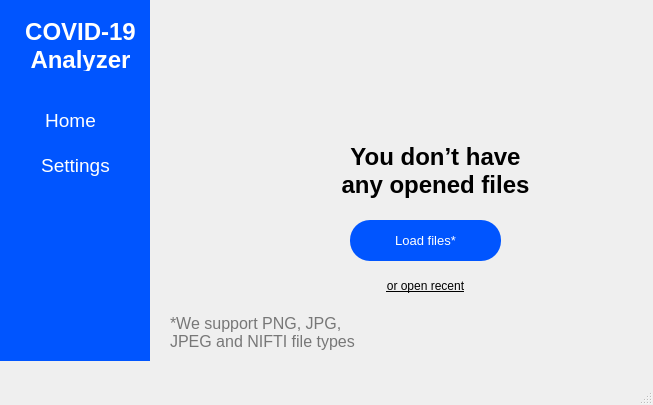
<?xml version="1.0" encoding="UTF-8"?>
<ui version="4.0">
 <class>MainWindow</class>
 <widget class="QMainWindow" name="MainWindow">
  <property name="windowModality">
   <enum>Qt::NonModal</enum>
  </property>
  <property name="enabled">
   <bool>true</bool>
  </property>
  <property name="geometry">
   <rect>
    <x>0</x>
    <y>0</y>
    <width>653</width>
    <height>405</height>
   </rect>
  </property>
  <property name="minimumSize">
   <size>
    <width>653</width>
    <height>405</height>
   </size>
  </property>
  <property name="maximumSize">
   <size>
    <width>653</width>
    <height>405</height>
   </size>
  </property>
  <property name="windowTitle">
   <string>MainWindow</string>
  </property>
  <property name="autoFillBackground">
   <bool>false</bool>
  </property>
  <widget class="QWidget" name="centralwidget">
   <widget class="QWidget" name="widget" native="true">
    <property name="geometry">
     <rect>
      <x>0</x>
      <y>0</y>
      <width>150</width>
      <height>361</height>
     </rect>
    </property>
    <property name="sizePolicy">
     <sizepolicy hsizetype="Preferred" vsizetype="Preferred">
      <horstretch>0</horstretch>
      <verstretch>0</verstretch>
     </sizepolicy>
    </property>
    <property name="minimumSize">
     <size>
      <width>150</width>
      <height>361</height>
     </size>
    </property>
    <property name="contextMenuPolicy">
     <enum>Qt::NoContextMenu</enum>
    </property>
    <property name="autoFillBackground">
     <bool>false</bool>
    </property>
    <property name="styleSheet">
     <string notr="true">background-color: rgb(0, 85, 255)</string>
    </property>
    <widget class="QLabel" name="label">
     <property name="geometry">
      <rect>
       <x>10</x>
       <y>20</y>
       <width>141</width>
       <height>51</height>
      </rect>
     </property>
     <property name="sizePolicy">
      <sizepolicy hsizetype="Preferred" vsizetype="Fixed">
       <horstretch>0</horstretch>
       <verstretch>0</verstretch>
      </sizepolicy>
     </property>
     <property name="minimumSize">
      <size>
       <width>121</width>
       <height>51</height>
      </size>
     </property>
     <property name="font">
      <font>
       <family>Arial</family>
       <pointsize>18</pointsize>
       <weight>75</weight>
       <bold>true</bold>
       <strikeout>false</strikeout>
       <stylestrategy>PreferAntialias</stylestrategy>
       <kerning>true</kerning>
      </font>
     </property>
     <property name="acceptDrops">
      <bool>true</bool>
     </property>
     <property name="layoutDirection">
      <enum>Qt::LeftToRight</enum>
     </property>
     <property name="styleSheet">
      <string notr="true">color: rgb(255, 255, 255)</string>
     </property>
     <property name="text">
      <string>COVID-19 Analyzer</string>
     </property>
     <property name="textFormat">
      <enum>Qt::PlainText</enum>
     </property>
     <property name="scaledContents">
      <bool>false</bool>
     </property>
     <property name="alignment">
      <set>Qt::AlignCenter</set>
     </property>
     <property name="wordWrap">
      <bool>true</bool>
     </property>
    </widget>
    <widget class="QPushButton" name="homeBtn">
     <property name="geometry">
      <rect>
       <x>10</x>
       <y>100</y>
       <width>121</width>
       <height>41</height>
      </rect>
     </property>
     <property name="minimumSize">
      <size>
       <width>75</width>
       <height>23</height>
      </size>
     </property>
     <property name="font">
      <font>
       <family>Arial</family>
       <pointsize>14</pointsize>
      </font>
     </property>
     <property name="cursor">
      <cursorShape>PointingHandCursor</cursorShape>
     </property>
     <property name="autoFillBackground">
      <bool>false</bool>
     </property>
     <property name="styleSheet">
      <string notr="true">color: #fff;</string>
     </property>
     <property name="text">
      <string>Home</string>
     </property>
     <property name="icon">
      <iconset>
       <normaloff>images/home2.png</normaloff>images/home2.png</iconset>
     </property>
     <property name="autoDefault">
      <bool>false</bool>
     </property>
     <property name="flat">
      <bool>true</bool>
     </property>
    </widget>
    <widget class="QPushButton" name="settingsBtn">
     <property name="geometry">
      <rect>
       <x>20</x>
       <y>150</y>
       <width>111</width>
       <height>31</height>
      </rect>
     </property>
     <property name="minimumSize">
      <size>
       <width>75</width>
       <height>23</height>
      </size>
     </property>
     <property name="font">
      <font>
       <family>Arial</family>
       <pointsize>14</pointsize>
      </font>
     </property>
     <property name="cursor">
      <cursorShape>PointingHandCursor</cursorShape>
     </property>
     <property name="autoFillBackground">
      <bool>false</bool>
     </property>
     <property name="styleSheet">
      <string notr="true">color: #fff;</string>
     </property>
     <property name="text">
      <string>Settings</string>
     </property>
     <property name="icon">
      <iconset>
       <normaloff>images/settings2.png</normaloff>images/settings2.png</iconset>
     </property>
     <property name="autoDefault">
      <bool>false</bool>
     </property>
     <property name="flat">
      <bool>true</bool>
     </property>
    </widget>
    <widget class="QLabel" name="label_2">
     <property name="geometry">
      <rect>
       <x>50</x>
       <y>290</y>
       <width>50</width>
       <height>50</height>
      </rect>
     </property>
     <property name="maximumSize">
      <size>
       <width>50</width>
       <height>50</height>
      </size>
     </property>
     <property name="layoutDirection">
      <enum>Qt::LeftToRight</enum>
     </property>
     <property name="text">
      <string/>
     </property>
     <property name="pixmap">
      <pixmap>images/virus 1.png</pixmap>
     </property>
     <property name="scaledContents">
      <bool>true</bool>
     </property>
    </widget>
   </widget>
   <widget class="QLabel" name="label_6">
    <property name="geometry">
     <rect>
      <x>153</x>
      <y>0</y>
      <width>16</width>
      <height>16</height>
     </rect>
    </property>
    <property name="text">
     <string/>
    </property>
   </widget>
   <widget class="QLabel" name="label_7">
    <property name="geometry">
     <rect>
      <x>428</x>
      <y>0</y>
      <width>16</width>
      <height>16</height>
     </rect>
    </property>
    <property name="text">
     <string/>
    </property>
   </widget>
   <widget class="QLabel" name="label_8">
    <property name="geometry">
     <rect>
      <x>238</x>
      <y>116</y>
      <width>16</width>
      <height>16</height>
     </rect>
    </property>
    <property name="text">
     <string/>
    </property>
   </widget>
   <widget class="QLabel" name="label_3">
    <property name="geometry">
     <rect>
      <x>170</x>
      <y>310</y>
      <width>201</width>
      <height>41</height>
     </rect>
    </property>
    <property name="sizePolicy">
     <sizepolicy hsizetype="Preferred" vsizetype="Preferred">
      <horstretch>0</horstretch>
      <verstretch>0</verstretch>
     </sizepolicy>
    </property>
    <property name="minimumSize">
     <size>
      <width>180</width>
      <height>41</height>
     </size>
    </property>
    <property name="font">
     <font>
      <pointsize>12</pointsize>
     </font>
    </property>
    <property name="styleSheet">
     <string notr="true">color: rgb(119, 119, 119)</string>
    </property>
    <property name="text">
     <string>*We support PNG, JPG, JPEG and NIFTI file types</string>
    </property>
    <property name="alignment">
     <set>Qt::AlignBottom|Qt::AlignLeading|Qt::AlignLeft</set>
    </property>
    <property name="wordWrap">
     <bool>true</bool>
    </property>
   </widget>
   <widget class="QPushButton" name="loadBtn">
    <property name="geometry">
     <rect>
      <x>350</x>
      <y>220</y>
      <width>151</width>
      <height>41</height>
     </rect>
    </property>
    <property name="sizePolicy">
     <sizepolicy hsizetype="Preferred" vsizetype="Fixed">
      <horstretch>0</horstretch>
      <verstretch>0</verstretch>
     </sizepolicy>
    </property>
    <property name="minimumSize">
     <size>
      <width>151</width>
      <height>41</height>
     </size>
    </property>
    <property name="font">
     <font>
      <family>Arial</family>
      <pointsize>10</pointsize>
     </font>
    </property>
    <property name="cursor">
     <cursorShape>PointingHandCursor</cursorShape>
    </property>
    <property name="autoFillBackground">
     <bool>false</bool>
    </property>
    <property name="styleSheet">
     <string notr="true">background-color: rgb(0, 85, 255);
color: #fff;
border-radius: 20
</string>
    </property>
    <property name="text">
     <string>Load files*</string>
    </property>
    <property name="autoDefault">
     <bool>false</bool>
    </property>
    <property name="default">
     <bool>false</bool>
    </property>
    <property name="flat">
     <bool>false</bool>
    </property>
   </widget>
   <widget class="QLabel" name="label_4">
    <property name="geometry">
     <rect>
      <x>340</x>
      <y>130</y>
      <width>191</width>
      <height>81</height>
     </rect>
    </property>
    <property name="sizePolicy">
     <sizepolicy hsizetype="Preferred" vsizetype="Preferred">
      <horstretch>0</horstretch>
      <verstretch>0</verstretch>
     </sizepolicy>
    </property>
    <property name="minimumSize">
     <size>
      <width>181</width>
      <height>41</height>
     </size>
    </property>
    <property name="font">
     <font>
      <family>Arial</family>
      <pointsize>18</pointsize>
      <weight>75</weight>
      <bold>true</bold>
     </font>
    </property>
    <property name="text">
     <string>You don’t have any opened files</string>
    </property>
    <property name="alignment">
     <set>Qt::AlignCenter</set>
    </property>
    <property name="wordWrap">
     <bool>true</bool>
    </property>
   </widget>
   <widget class="QPushButton" name="recentBtn">
    <property name="geometry">
     <rect>
      <x>350</x>
      <y>270</y>
      <width>151</width>
      <height>32</height>
     </rect>
    </property>
    <property name="sizePolicy">
     <sizepolicy hsizetype="Preferred" vsizetype="Fixed">
      <horstretch>0</horstretch>
      <verstretch>0</verstretch>
     </sizepolicy>
    </property>
    <property name="minimumSize">
     <size>
      <width>151</width>
      <height>21</height>
     </size>
    </property>
    <property name="font">
     <font>
      <underline>true</underline>
     </font>
    </property>
    <property name="autoFillBackground">
     <bool>true</bool>
    </property>
    <property name="styleSheet">
     <string notr="true">background-color: none;</string>
    </property>
    <property name="text">
     <string>or open recent</string>
    </property>
    <property name="flat">
     <bool>true</bool>
    </property>
   </widget>
   <widget class="QLabel" name="label_5">
    <property name="geometry">
     <rect>
      <x>370</x>
      <y>10</y>
      <width>111</width>
      <height>108</height>
     </rect>
    </property>
    <property name="sizePolicy">
     <sizepolicy hsizetype="Preferred" vsizetype="Preferred">
      <horstretch>0</horstretch>
      <verstretch>2</verstretch>
     </sizepolicy>
    </property>
    <property name="minimumSize">
     <size>
      <width>111</width>
      <height>108</height>
     </size>
    </property>
    <property name="text">
     <string/>
    </property>
    <property name="pixmap">
     <pixmap>images/undraw_No_data_re_kwbl 1.png</pixmap>
    </property>
    <property name="scaledContents">
     <bool>true</bool>
    </property>
   </widget>
  </widget>
  <widget class="QMenuBar" name="menubar">
   <property name="geometry">
    <rect>
     <x>0</x>
     <y>0</y>
     <width>653</width>
     <height>24</height>
    </rect>
   </property>
  </widget>
  <widget class="QStatusBar" name="statusbar"/>
 </widget>
 <resources/>
 <connections/>
</ui>
